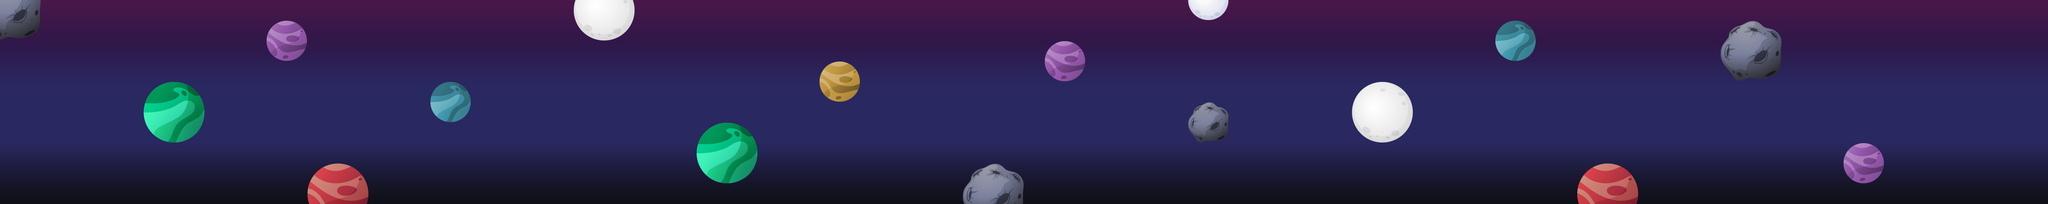

Tiled map render using the project's own tile images. Description and the map definition, with tile-layer contents summarised, below:
An orthogonal 100x10 tile map with 64x64 px tiles, 2 tile layers (bg_layer, space_layer) and 2 objects (startPoint, endPoint).

<map version="1.2" tiledversion="1.2.4" orientation="orthogonal" renderorder="right-down" width="100" height="10" tilewidth="64" tileheight="64" infinite="0" nextlayerid="18" nextobjectid="5">
 <tileset firstgid="1" name="tiled_lvl_03" tilewidth="64" tileheight="64" tilecount="120" columns="12">
  <image source="tiled_lvl_03.png" width="777" height="640" />
 </tileset>
 <layer id="10" name="bg_layer" width="100" height="10">
  <data>[1000 cells, 1000 non-empty, 10 distinct tile ids]</data>
 </layer>
 <layer id="11" name="space_layer" width="100" height="10">
  <data>[1000 cells, 94 non-empty, 51 distinct tile ids]</data>
 </layer>
 <objectgroup id="17" name="ObjectLayer">
  <object id="3" name="startPoint" x="92" y="268" width="136" height="128" />
  <object id="4" name="endPoint" x="6088" y="0" width="310" height="640" />
 </objectgroup>
</map>
